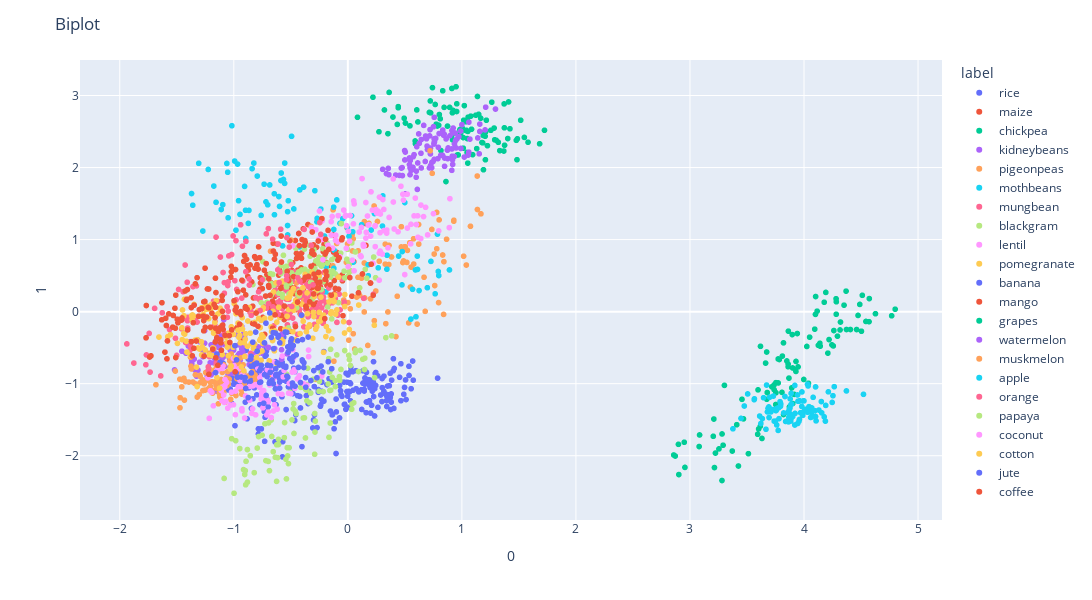

Notebook code cell kept with this figure:
### Code cell
fig = px.scatter(pca_features, x=0, y=1, color = pca_df["label"],  labels={'color': 'label'} )
fig.update_layout(title = "Biplot",width = 1200,height = 600)
